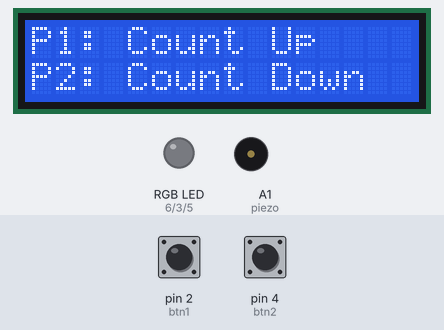
The sketch below on a simulated Arduino Uno, built with avr-gcc and run on an emulated ATmega328P. On the bench: 16×2 character LCD, an RGB LED mixed from three pins (HIGH = lit), buzzer (waves = sounding). Inputs (shaded band) come from the test bench; at power-on: pin 2 (btn1) LOW, pin 4 (btn2) LOW. What the sketch prints to the serial monitor is not drawn.

Above: at 3.3 s.
3.4 s: pin 2 (btn1) pulled HIGH for 0.35 s
At 4.7 s:
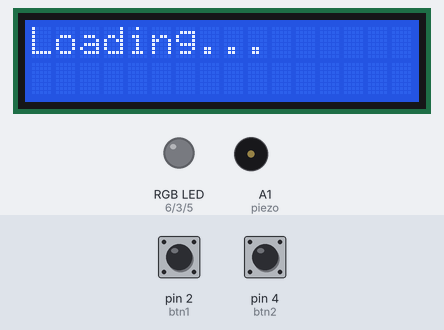
6.7 s: pin 4 (btn2) pulled HIGH for 3.2 s
At 10.5 s:
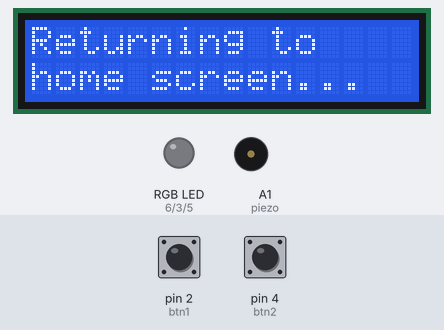
11.4 s: pin 4 (btn2) pulled HIGH for 3.2 s
At 16.4 s:
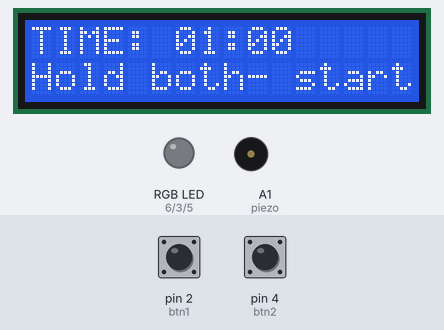
16.7 s: pin 2 (btn1) pulled HIGH for 1 s
At 19.1 s:
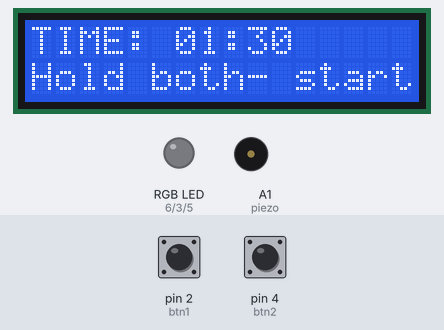
20.7 s: pin 4 (btn2) pulled HIGH for 1 s
At 22.4 s:
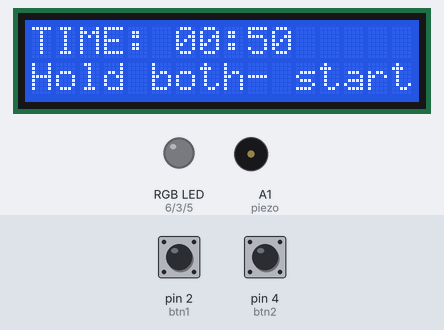
24.7 s: pin 2 (btn1) pulled HIGH for 1 s
At 26.3 s:
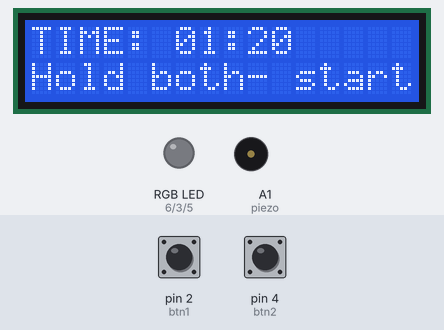
Timing chart, 0 to 27.8 s (numbered marks = the images above; inputs shaded):
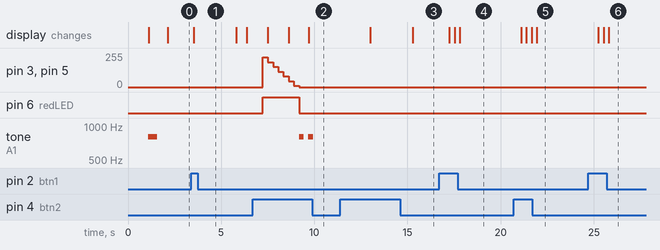

The sketch:

ArduinoTimer.ino
```cpp
#include <LiquidCrystal_I2C.h>
LiquidCrystal_I2C LCD(0x27, 16, 2);

// inputs

const int btn1 = 2;
const int btn2 = 4;

const int redLED = 6;
const int blueLED = 5;
const int greenLED = 3; // all PWM ports

const int piezo = A1;

int state1 = 0;
int state2 = 0;

int stateTotal = 0;

int updateCycle = 0; // between 0, 1, 2, and 3. Always increments every 250 ms and timer updates if it is 0. basically a helper variable for time

// general

int screen = 1;

// time

float t = 0.0; // rgb progress

int startTime = millis(); // the time in which you pressed the timer

long timer = 0; // time that appears

bool paused = false;

int timeSinceStopPressed = 0;

// acceleration kit.

int lastState = 0;
int totalTime = 0;
int timeSinceLastChange = 0;
int delayTime = 250;
const int MS_ACCELERATION = 10;
/* bring it down faster, acceleration starts after two seconds of holding it down. This feature was borrowed off of Samsung */
const int MIN_DELAY = 100;
const int MAX_DELAY = 250;

const int SLOW_BTN = 5;
const int FAST_BTN = 60;


const int TIME_LIMIT = 86400;

int counter = 60;


const float x = 255/60;

float period = 60.0; // in seconds

void setcolor (int red, int green, int blue) {
	analogWrite(redLED, red);
  	analogWrite(greenLED, green);
  	analogWrite(blueLED, blue);
}

void RGB(float H) { // 0 <= H <= 360
  int r = 0;
  int g = 0;
  int b = 0;
  if (H <= 60) {
  	r = 255;
    g = H*x;
    b = 0;
  } else if (H <= 120) {
  	r = 255 - (H-60)*x;
    g = 255;
    b = 0;
  } else if (H <= 180) {
  	r = 0;
    g = 255;
    b = (H-120)*x;
  } else if (H <= 240) {
  	r = 0;
    g = 255 - (H-180)*x;
    b = 255;
  } else if (H <= 300) {
  	r = (H-240)*x;
    g = 0;
    b = 255;
  } else if (H <= 360) {
  	r = 255;
    g = 0;
    b = 255 - (H-300)*x;
  }
  setcolor(r, g, b);
}

// LOW LOW LOW turns it off

int returnState(int s1, int s2) { // safeguard against people pressing both at the same time.
  if (s1 == HIGH and s2 == LOW) {
  	return 1;
  } else if (s1 == LOW and s2 == HIGH) {
  	return 2;
  } else if (s1 == HIGH and s2 == HIGH) {
  	return 3; // added this
  } else {
  	return 0;
  }
}


String formatTime(long x) {
  String output = "";
  if (x >= 3600) {
  	int hrs = (x / 3600);
    if (hrs < 10) {
    	output += "0";
    }
    output += hrs;
  	x = x % 3600;
    output += ":";
  }
  int mins = (x / 60);
  if (mins < 10) {
  	output += "0";
  }
  output += mins;
  output += ":";
  x = x % 60;
  if (x < 10) {
  	output += "0";
  }
  output += x;
  return output;
}

// formats time into hours

void setup()
{
  Serial.begin(9600);
  pinMode(btn1, INPUT);
  pinMode(btn2, INPUT);
  pinMode(redLED, OUTPUT);
  pinMode(greenLED, OUTPUT);
  pinMode(blueLED, OUTPUT);
  pinMode(piezo, OUTPUT);
  LCD.init();
  LCD.backlight();
  LCD.setCursor(0, 0);
  LCD.print("PORTABLE TIMER");
  delay(1000);
  tone(piezo, 1000, 500);
  tone(piezo, 800, 500);
  LCD.clear();
  LCD.setCursor(0, 0);
  LCD.print("A PIGEON MEDIA");
  LCD.setCursor(0, 1);
  LCD.print("PRODUCTION");
  delay(1000);
  tone(piezo, 800, 500);
  tone(piezo, 1000, 500);
  LCD.setCursor(0, 0);
}

void loop()
{
  totalTime = millis();
  state1 = digitalRead(btn1);
  state2 = digitalRead(btn2);
  lastState = stateTotal; // variable purely for acceleration
  stateTotal = returnState(state1, state2);
  Serial.print(state1);
  Serial.print(" ");
  Serial.print(state2);
  Serial.print(" ");
  Serial.println(stateTotal);
  if (screen == 1) {
    // clean variables here, except for counter...
    timer = 0;
    updateCycle = 0;
    paused = false;
    timeSinceStopPressed = 0;
    delayTime = MAX_DELAY;
    noTone(piezo);
    setcolor(LOW, LOW, LOW);
    // end clean
  	LCD.clear();
    LCD.setCursor(0, 0);
    LCD.print("P1: Count Up");
    LCD.setCursor(0, 1);
    LCD.print("P2: Count Down");
    if (stateTotal == 1) {
      	screen = 2;
      	LCD.clear();
    	  LCD.setCursor(0, 0);
        LCD.print("Loading...");
      	delay(2000);
    } else if (stateTotal == 2) {
      	screen = 3;
      	LCD.clear();
      	LCD.setCursor(0, 0);
        LCD.print("Loading...");
      	delay(2000);
    }
  } else if (screen == 2) {
    // display
    LCD.clear();
    if (paused) {
      	updateCycle = 0;
      	LCD.setCursor(0, 1);
      	LCD.print("P1:PLAY  P2:EXIT");
    } else {
    	LCD.setCursor(0, 1);
      	LCD.print("P1:PAUSE P2:EXIT");
      	updateCycle += 1;
      	updateCycle = updateCycle % 4;
        if (updateCycle == 3) {
          timer += 1;
        }
    }
    LCD.setCursor(0, 0); // display timer after updating
   	LCD.print("TIME: ");
    LCD.print(formatTime(timer));
    if (timer >= 86400) {
      	delay(3000);
      	LCD.clear();
    	LCD.setCursor(0, 0);
      	LCD.print("TLE");
      	LCD.setCursor(0, 1);
      	LCD.print("Returning home");
      	delay(2000);
      	screen = 1;
    }

    // receive input
    if (stateTotal == 1) {
    	paused = !paused;
    } else if (stateTotal == 2) {
      if (lastState != 2) {
      	timeSinceStopPressed = millis();
      } else {
        if (totalTime - timeSinceStopPressed >= 2000) {
          	setcolor(LOW, LOW, LOW);
        	tone(piezo, 800, 250);
          	delay(500);
          	tone(piezo, 800, 250);
          	screen = 1;
          	LCD.clear();
            LCD.setCursor(0, 0);
            LCD.print("Returning to");
          	LCD.setCursor(0, 1);
          	LCD.print("home screen...");
            delay(3000); // can't have anyone pressing this too soon because they will immediately select count down
        } else {
        	int progress = (totalTime - timeSinceStopPressed);
          	float coeff = ((float) progress) * 255.0 / 2000.0;
          	int g = 255 - coeff; // integer multiplication is scuffed, it thinks 1871 * 255 = 18353
          	Serial.print(progress);
          	Serial.print(" ");
          	Serial.println(g);
          	setcolor(255, g, g);
        }
      }
    } else {
      setcolor(LOW, LOW, LOW);
    }
  } else if (screen == 3) {
    LCD.clear();
    LCD.setCursor(0, 0);
    LCD.print("TIME: ");
    LCD.print(formatTime(counter));
    LCD.setCursor(0, 1);
    LCD.print("Hold both- start");

  	if (stateTotal == 1) {
      counter += 10;
      if (counter > 86400) {
      	counter = 86400;
      }
    } else if (stateTotal == 2) {
      counter -= 10;
      if (counter < 10) {
      	counter = 10;
      }
    }
    if (lastState == stateTotal) {
      if ((stateTotal == 3) and (totalTime - timeSinceLastChange >= 3000)) {
      	timer = counter;
        screen = 4;
        LCD.clear();
        LCD.setCursor(0, 0);
        LCD.print("Loading...");
        delay(2000);
      }
      if (totalTime - timeSinceLastChange >= 2000) {
        // RGB light as progres
          delayTime -= MS_ACCELERATION;
          if (delayTime < MIN_DELAY) {
            delayTime = MIN_DELAY;
          }
      }
    } else {
      timeSinceLastChange = millis();
      delayTime = MAX_DELAY;
    }
  } else if (screen == 4) {
  	// display
    LCD.clear();
    if (paused) {
      	updateCycle = 0;
      	LCD.setCursor(0, 1);
      	LCD.print("P1:PLAY  P2:EXIT");
    } else {
    	LCD.setCursor(0, 1);
      	LCD.print("P1:PAUSE P2:EXIT");
      	updateCycle += 1;
      	updateCycle = updateCycle % 4;
        if (updateCycle == 3) {
          timer -= 1;
        }
    }
    LCD.setCursor(0, 0);
   	LCD.print("TIME: ");
    LCD.print(formatTime(timer));
    t = (360.0 / counter) * (counter - timer);
	RGB(t);
    // update
    if (timer == 0) {
      	delay(1000);
    	tone(piezo, 1500, 2000);
      	LCD.clear();
      	LCD.setCursor(0, 0);
      	LCD.print("Time's up");
      	LCD.setCursor(0, 1);
      	LCD.print("Returning home");
      	screen = 1;
      	delay(3000); // coding a restart button would've been too hard
    }
    // receive input

    if (stateTotal == 1) {
    	paused = !paused;
    } else if (stateTotal == 2) {
      if (lastState != 2) {
      	timeSinceStopPressed = millis();
      } else {
        if (totalTime - timeSinceStopPressed >= 2000) {
          	 // RGB light as progress
        	tone(piezo, 800, 250);
          	delay(500);
          	tone(piezo, 800, 250);
          	screen = 1;
          	LCD.clear();
            LCD.setCursor(0, 0);
            LCD.print("Returning to");
          	LCD.setCursor(0, 1);
          	LCD.print("home screen...");
            delay(3000); // can't have anyone pressing this too soon because they will immediately select count down
        }
      }
    }
  }

  // Delays

  if (screen == 3) {
    delay(delayTime); // only if this is the current screen
  	// Serial.println(counter); debug
  } else {
    if ((screen == 2) and (timer % 60 == 0) and (timer != 0)) {
    	  setcolor(3, 142, 138);
      	tone(piezo, 1500, 1000);
      	setcolor(LOW, LOW, LOW);
    }
    delay(250);
  	/*Serial.print(timer);
    Serial.print(" ");
    Serial.print(updateCycle);
    if (screen == 4) {
    	Serial.print(" ");
      	Serial.print(t);
    }
    Serial.println("");*/
  }
}
```

Measured:
- after the input at 3.4 s, the display: changes after 0.14 s (image 1)
- after the input at 6.7 s, pin 3 (greenLED), pin 5 (blueLED): 0/255 → 223/255 after 0.52 s, → 187/255 0.28 s later, → 151/255 0.28 s later, → 115/255 0.28 s later, … (8 changes in this stretch)
- after the input at 11.4 s, the display: first changes after 1.6 s (image 3 shows a later state)
- after the input at 16.7 s, the display: first changes after 0.54 s (image 4 shows a later state)
- after the input at 20.7 s, the display: first changes after 0.40 s (image 5 shows a later state)
- after the input at 24.7 s, the display: first changes after 0.54 s (image 6 shows a later state)
